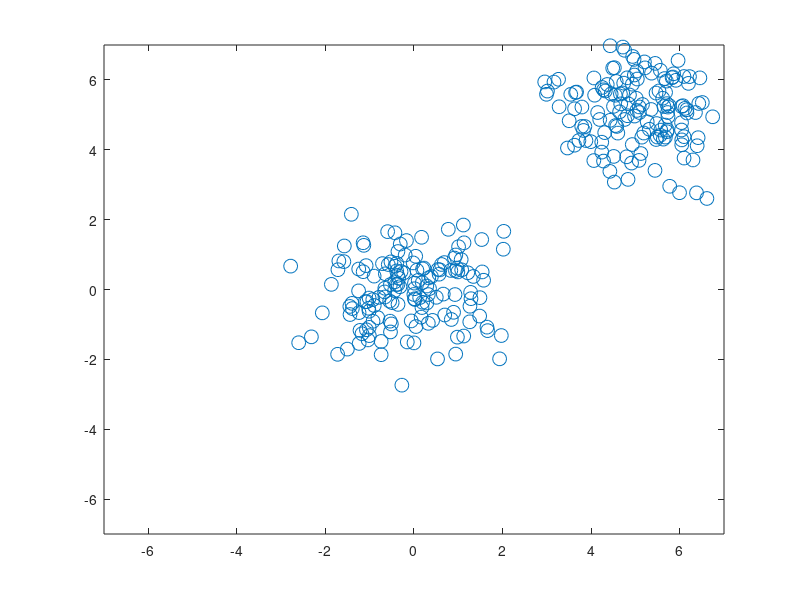

Write the MATLAB code that produced this figure. (Note: this script raises an error after producing the figure.)
function TestLennardJones
numParticles     = 300;
dimension        = 2;
numSteps         = 20;
ljPotentialDepth = 0.5; % epsilon
rm               = 0.05; % distance at which the potential reaches its minimum
dt               = 1e-3;
diffusionConst   = 1e-2;
noiseSTD         = sqrt(2*diffusionConst*dt);
% initialize positions 
particlePosition = randn(numParticles,dimension);
particlePosition(150:end,1) =particlePosition(150:end,1)+5;
particlePosition(150:end,2) =particlePosition(150:end,2)+5;
f= figure;
b = 7;
a= axes('Parent',f,'NextPlot','ReplaceChildren','XLim',[-b b],'YLim',[-b b]);
for sIdx =1:numSteps
    % plot particles 
    plot(particlePosition(:,1),particlePosition(:,2),'Marker','o','MarkerSize',10,...
        'LineStyle','none','Parent',a);   
    hold on 
    
   
    % calculate the distance between beads 
     particleDistance = pdist2mex(particlePosition',...
                                  particlePosition','euc',[],[],[]);
    % calculat the force (derivative of potential)
    [force, forceDirection] = LennardJones_mex(particlePosition,particleDistance,rm,ljPotentialDepth);
% %     add arrows to indicate the force direction    
%     for pIdx = 1:numParticles
%         for p2Idx = 1:numParticles
%           quiver(a,particlePosition(pIdx,1),particlePosition(pIdx,2),forceDirection(pIdx,p2Idx,1),forceDirection(pIdx,p2Idx,2))
%         end
%     end
%    
    title(a,['Step: ' num2str(sIdx)])   
     hold off
     set(a,'XLim',[-5 5],'YLim',[-5 5]);
      drawnow
    % update location 
    particlePosition = particlePosition+force*dt +noiseSTD*randn(numParticles,dimension);
    
end